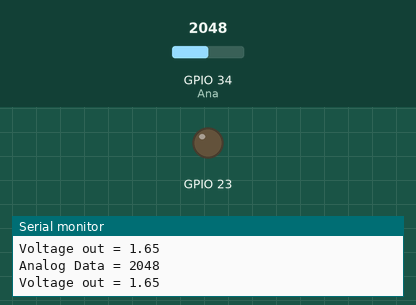
Recording of a sketch running on a simulated ESP32. Parts: output pins drawn as LEDs (lit = HIGH), the last lines printed to the serial monitor. The test bench sets the inputs (shaded band); at power-on: GPIO 34 (Ana) = 2048.

Above: at 1.2 s.
1.3 s: GPIO 34 (Ana) set to 1946
2.8 s: GPIO 34 (Ana) set to 1830
At 3.8 s:
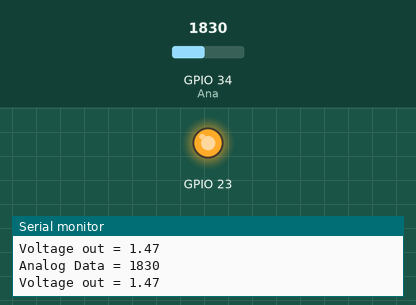
4.4 s: GPIO 34 (Ana) set to 2447
5.9 s: GPIO 34 (Ana) set to 2561
At 6.6 s:
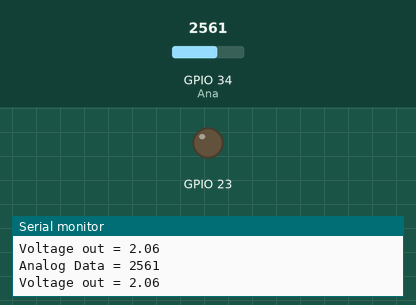
7.5 s: GPIO 34 (Ana) set to 1860
At 8.0 s:
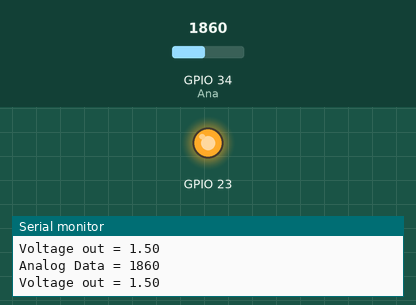
Timing chart, 0 to 10.1 s (numbered marks = the images above; inputs shaded):
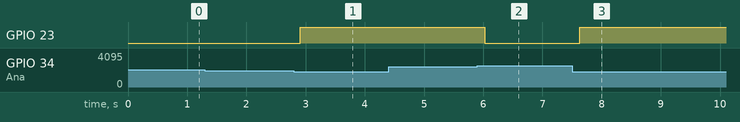

Measured:
- the behaviour switches between 1900 and 1899 on GPIO 34 (Ana) (found by bisection; images 0 and 1)
- the behaviour switches between 2499 and 2500 on GPIO 34 (Ana) (found by bisection; images 1 and 2)
- after the input at 2.8 s, GPIO 23: LOW → HIGH after 0.11 s
- after the input at 5.9 s, GPIO 23: HIGH → LOW after 0.12 s
- after the input at 7.5 s, GPIO 23: LOW → HIGH after 0.13 s

The sketch:

sketch_jul06a_Moisture_.ino
```cpp
  //Auto IRRIGATION system(Moisture sensor,Pump,Relay,Micro controller)
  #define Ana 34
void setup() {
  // put your setup code here, to run once:
  Serial.begin(9600);
  pinMode(23,OUTPUT);
}


int ADC_data = 0;
float Vout = 0;


void loop() {
  // put your main code here, to run repeatedly:
      ADC_data = analogRead(Ana);
      Serial.print("Analog Data = ");
      Serial.println(ADC_data);
      Vout = ((3.3*ADC_data)/4096);
      Serial.print("Voltage out = ");
      Serial.println(Vout);
      delay(100);
      if (ADC_data>= 2500)
      { digitalWrite(23 , 0);

      }
      else if (ADC_data < 1900)
      {digitalWrite(23 , 1);
        }
       /* Vout=((3.3*ADC_data)/4096);
      Serial.print("voltage out= ");
      Serial.println(Vout);
        delay(500);*/
}
```
